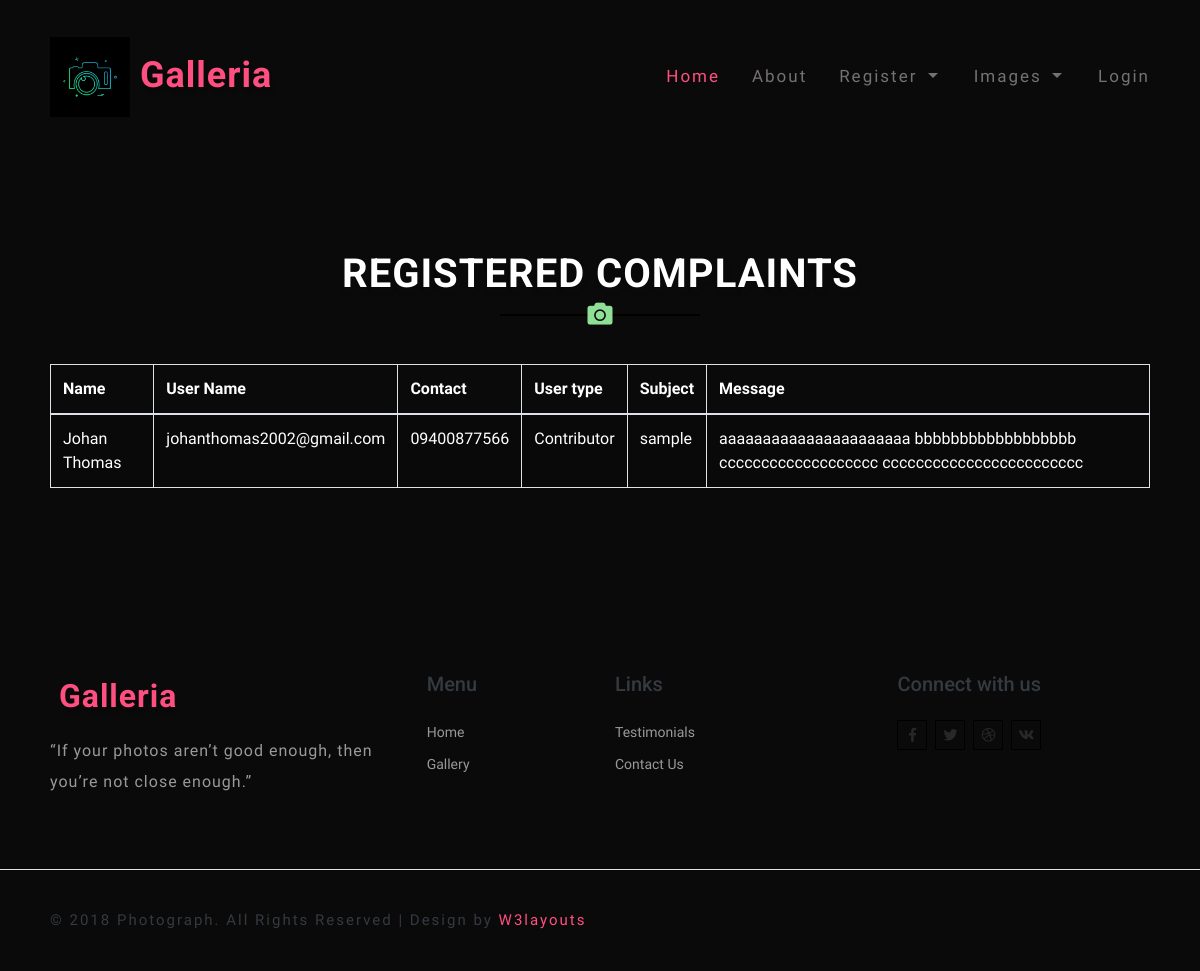
Before: /v_comp with the older database file.
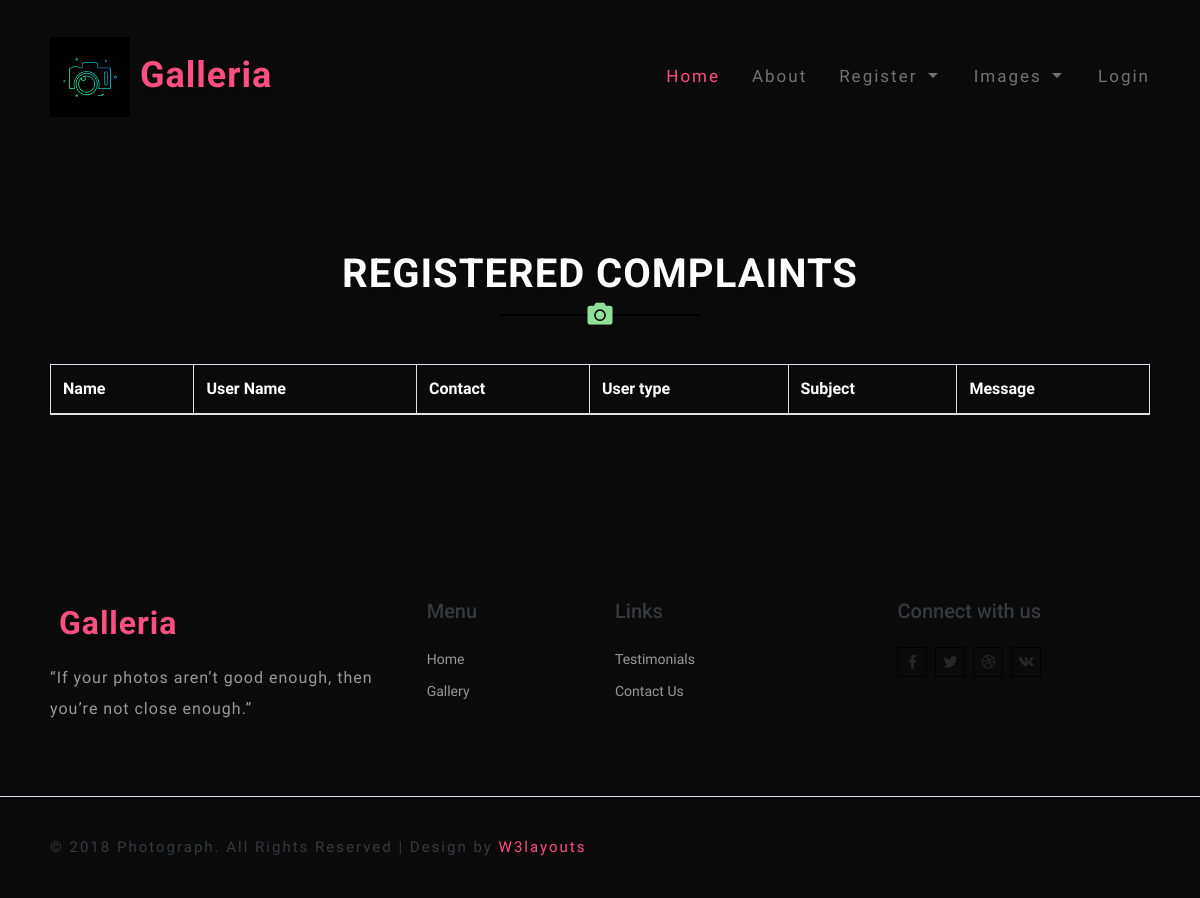
After: the same page with the newer database file.
### Image/models.py (models this page shows)
class complaint(db.Model, UserMixin):
    id=db.Column(db.Integer, primary_key=True)
    user_id = db.Column(db.Integer, ForeignKey('register.id'))
    uid= relationship('register',foreign_keys=[user_id])
    sub = db.Column(db.String(80))
    message = db.Column(db.String(200))
    response = db.Column(db.String (200))
    status=db.Column(db.String(80),default='NULL')

class register(db.Model, UserMixin):
    id=db.Column(db.Integer, primary_key=True)
    name = db.Column(db.String(80))
    email= db.Column(db.String(80))
    number= db.Column(db.String (10))
    password = db.Column(db.String(80))
    utype = db.Column(db.String(80))
    age = db.Column(db.String(80))
    dob = db.Column(db.String(80))
    image=db.Column(db.String(80))
    status=db.Column(db.String(80),default='NULL')

### Image/routes.py (the view)
@login_required
@app.route('/v_comp')
def vw_complaints():
    a = complaint.query.filter_by(status="NULL").all()
    return render_template("viewcomplaints.html",a=a)

### Image/templates/viewcomplaints.html (shortened to what this page needs)
{%extends 'layout.html'%}
{%block content%}
<div class="newsletter_right_w3agile py-5" id="newsletter">
    <div class="container py-xl-5 py-lg-3">
        <div class="main-title text-center mb-5">
            <h3 class="tittle text-uppercase text-white font-weight-bold">Registered Complaints</h3>
            <div class="title-icon">
                <i class="fas fa-camera"></i>
            </div>
        </div>
                <table class="table table-striped table-bordered" style="color: #ffff;">
                    <thead>
                        <tr>
                            <th>Name</th>
                            <th>User Name</th>
                            <th>Contact</th>
                            <th>User type</th>
                            <th>Subject</th>
                            <th>Message</th>
                        </tr>
                    </thead>
                <tbody>
                {% for i in a %}
                <tr>
                    <td>{{i.uid.name}}</td>
                    <td>{{i.uid.email}}</td>
                    <td>{{i.uid.number}}</td>
                    <td>{{i.uid.utype}}</td>
                    <td>{{i.sub}}</td>
                    <td>{{i.message}}</td>
                </tr>
                {% endfor %}
                </tbody>
                </table>
</div>
</div>
{% endblock %}

Changed rows visible on the page:
no longer on this page (row edited): complaint: uid.name "Johan Thomas", uid.email "johanthomas2002@gmail.com", uid.number "09400877566", uid.utype "Contributor", sub "sample", message "aaaaaaaaaaaaaaaaaaaaaa bbbbbbbbbbbbbbbbbb ccccccccccccccccccc cccccccccccccccccccccccc"
